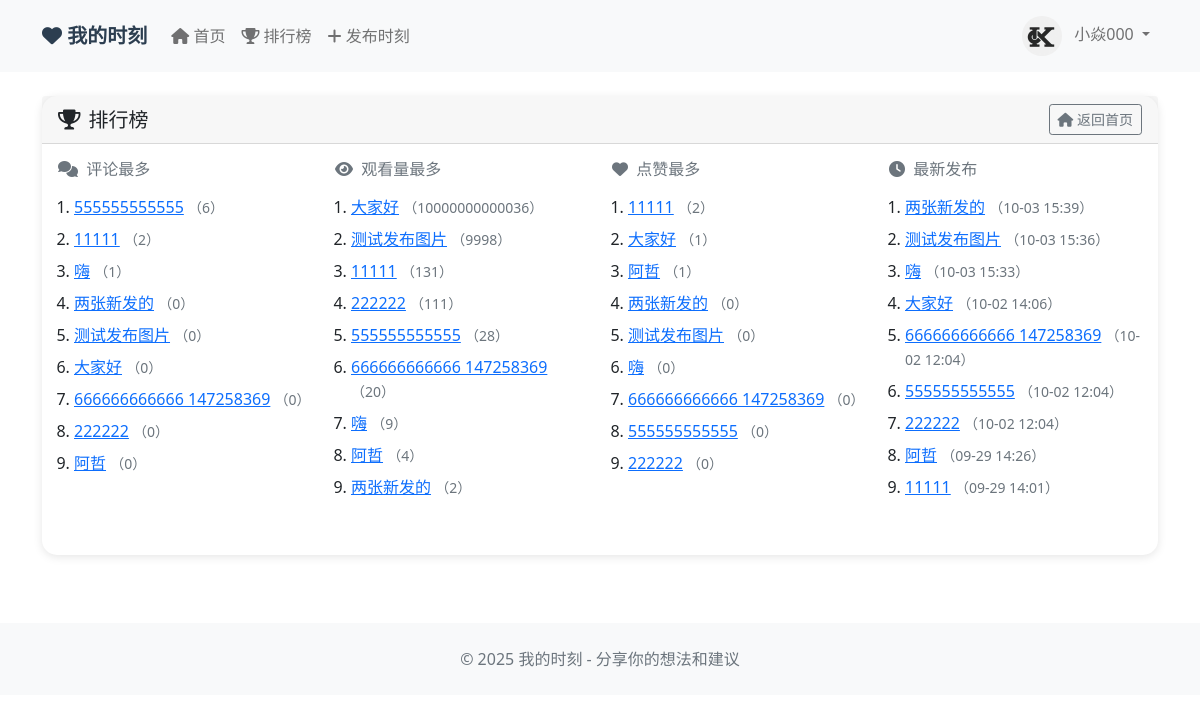
The page /moments/leaderboard/ (signed in) on the database as committed earlier.
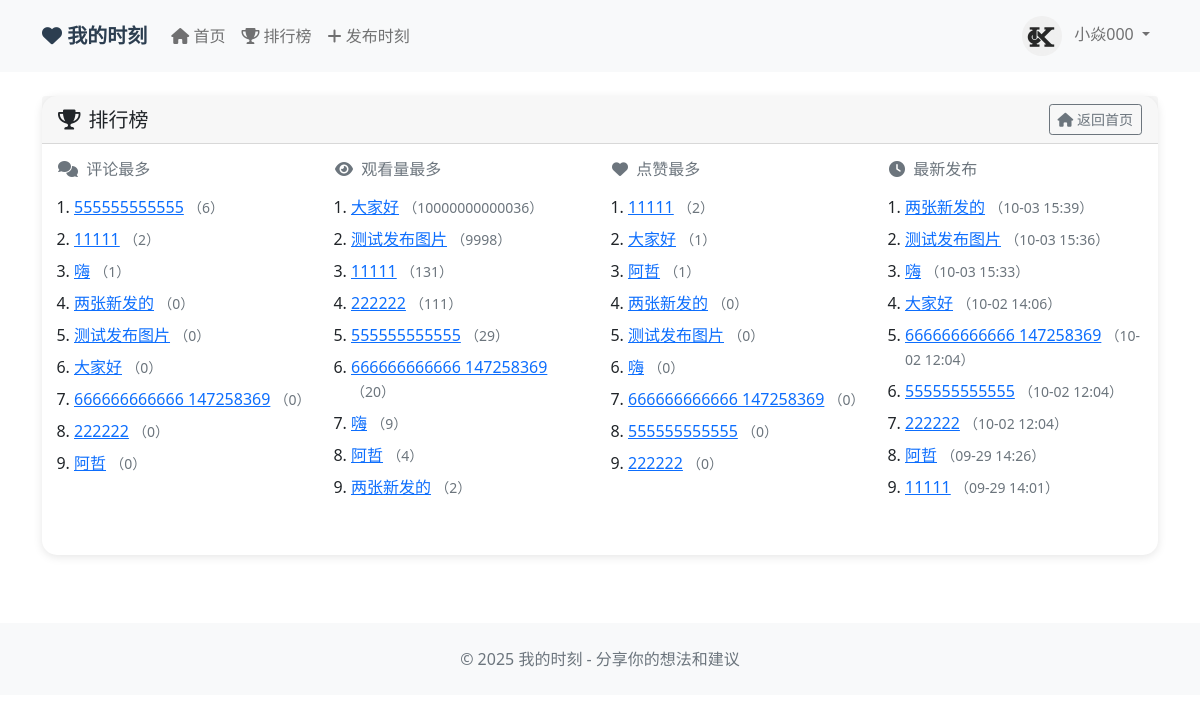
The same page on the database as committed later.
### moments/models.py (models this page shows, shortened)
class UserProfile(models.Model):
    user = models.OneToOneField(User, on_delete=models.CASCADE, related_name='profile')
    nickname = models.CharField(max_length=50, blank=True, verbose_name='昵称')
    avatar = models.ImageField(upload_to='avatars/', blank=True, null=True, verbose_name='头像')
    bio = models.TextField(max_length=500, blank=True, verbose_name='个人简介')
    created_at = models.DateTimeField(auto_now_add=True, verbose_name='创建时间')
    class Meta:
        verbose_name = '用户资料'
        verbose_name_plural = '用户资料'

class Moment(models.Model):
    author = models.ForeignKey(User, on_delete=models.CASCADE, related_name='moments', verbose_name='作者')
    content = models.TextField(max_length=1000, verbose_name='内容')
    created_at = models.DateTimeField(auto_now_add=True, verbose_name='创建时间')
    updated_at = models.DateTimeField(auto_now=True, verbose_name='更新时间')
    likes_count = models.PositiveIntegerField(default=0, verbose_name='点赞数')
    comments_count = models.PositiveIntegerField(default=0, verbose_name='评论数')
    is_public = models.BooleanField(default=True, verbose_name='是否公开')
    views = models.PositiveIntegerField(default=0)

### moments/views.py (the view)
# urls.py: path('leaderboard/', views.leaderboard, name='leaderboard'),
@login_required
def leaderboard(request):
    top_by_comments = (
        Moment.objects.filter(is_public=True)
        .order_by('-comments_count', '-created_at')[:10]
    )
    top_by_views = (
        Moment.objects.filter(is_public=True)
        .order_by('-views', '-created_at')[:10]
    )
    top_by_likes = (
        Moment.objects.filter(is_public=True)
        .order_by('-likes_count', '-created_at')[:10]
    )
    latest_ten = (
        Moment.objects.filter(is_public=True)
        .order_by('-created_at')[:10]
    )
    context = {
        'top_by_comments': top_by_comments,
        'top_by_views': top_by_views,
        'top_by_likes': top_by_likes,
        'latest_ten': latest_ten,
    }
    return render(request, 'moments/leaderboard.html', context)

### moments/templates/moments/leaderboard.html (shortened to what this page needs)
{% extends 'moments/base.html' %}
{% block content %}
<div class="row">
  <div class="col-lg-12">
    <div class="card moment-card">
      <div class="card-header d-flex justify-content-between align-items-center">
        <h5 class="mb-0"><i class="fas fa-trophy me-2"></i>排行榜</h5>
        <a class="btn btn-outline-secondary btn-sm" href="{% url 'moments:moments_list' %}"><i class="fas fa-home"></i> 返回首页</a>
      </div>
      <div class="card-body">
        <div class="row">
          <div class="col-md-6 col-lg-3 mb-4">
            <h6 class="text-muted mb-3"><i class="fas fa-comments me-1"></i> 评论最多</h6>
            <ol class="ps-3">
              {% for m in top_by_comments %}
              <li class="mb-2">
                <a href="{% url 'moments:moment_detail' m.id %}">{{ m.content|truncatechars:32 }}</a>
                <small class="text-muted">（{{ m.comments_count }}）</small>
              </li>
              {% empty %}
              <li class="text-muted">暂无</li>
              {% endfor %}
            </ol>
          </div>
          <div class="col-md-6 col-lg-3 mb-4">
            <h6 class="text-muted mb-3"><i class="fas fa-eye me-1"></i> 观看量最多</h6>
            <ol class="ps-3">
              {% for m in top_by_views %}
              <li class="mb-2">
                <a href="{% url 'moments:moment_detail' m.id %}">{{ m.content|truncatechars:32 }}</a>
                <small class="text-muted">（{{ m.views }}）</small>
              </li>
              {% empty %}
              <li class="text-muted">暂无</li>
              {% endfor %}
            </ol>
          </div>
          <div class="col-md-6 col-lg-3 mb-4">
            <h6 class="text-muted mb-3"><i class="fas fa-heart me-1"></i> 点赞最多</h6>
            <ol class="ps-3">
              {% for m in top_by_likes %}
              <li class="mb-2">
                <a href="{% url 'moments:moment_detail' m.id %}">{{ m.content|truncatechars:32 }}</a>
                <small class="text-muted">（{{ m.likes_count }}）</small>
              </li>
              {% empty %}
              <li class="text-muted">暂无</li>
              {% endfor %}
            </ol>
          </div>
          <div class="col-md-6 col-lg-3 mb-4">
            <h6 class="text-muted mb-3"><i class="fas fa-clock me-1"></i> 最新发布</h6>
            <ol class="ps-3">
              {% for m in latest_ten %}
              <li class="mb-2">
                <a href="{% url 'moments:moment_detail' m.id %}">{{ m.content|truncatechars:32 }}</a>
                <small class="text-muted">（{{ m.created_at|date:'m-d H:i' }}）</small>
              </li>
              {% empty %}
              <li class="text-muted">暂无</li>
              {% endfor %}
            </ol>
          </div>
        </div>
      </div>
    </div>
  </div>
</div>
{% endblock %}

### moments/templates/moments/base.html (shortened to what this page needs)
<!DOCTYPE html>
<html lang="zh-CN">
<head>
    <link href="https://cdn.jsdelivr.net/npm/bootstrap@5.1.3/dist/css/bootstrap.min.css" rel="stylesheet">
    <link href="https://cdnjs.cloudflare.com/ajax/libs/font-awesome/6.0.0/css/all.min.css" rel="stylesheet">
</head>
<body>
    <nav class="navbar navbar-expand-lg navbar-light bg-light">
        <div class="container">
            <a class="navbar-brand" href="{% url 'moments:moments_list' %}">
                <i class="fas fa-heart"></i> 我的时刻
            </a>
            <div class="collapse navbar-collapse" id="navbarNav">
                <ul class="navbar-nav me-auto">
                    <li class="nav-item">
                        <a class="nav-link" href="{% url 'moments:moments_list' %}">
                            <i class="fas fa-home"></i> 首页
                        </a>
                    </li>
                    <li class="nav-item">
                        <a class="nav-link" href="{% url 'moments:leaderboard' %}">
                            <i class="fas fa-trophy"></i> 排行榜
                        </a>
                    </li>
                    {% if user.is_authenticated %}
                    <li class="nav-item">
                        <a class="nav-link" href="{% url 'moments:create_moment' %}">
                            <i class="fas fa-plus"></i> 发布时刻
                        </a>
                    </li>
                    {% endif %}
                </ul>
                <ul class="navbar-nav">
                    {% if user.is_authenticated %}
                        <li class="nav-item dropdown">
                            <a class="nav-link dropdown-toggle" href="#" id="navbarDropdown" role="button" data-bs-toggle="dropdown">
                                {% if user.profile.avatar %}
                                    <img src="{{ user.profile.avatar.url }}" class="avatar me-2">
                                {% else %}
                                    <i class="fas fa-user-circle me-2"></i>
                                {% endif %}
                                {{ user.profile.nickname|default:user.username }}
                            </a>
                        </li>
                    {% endif %}
                </ul>
            </div>
        </div>
    </nav>
    <main class="container mt-4">
        {% block content %}
        {% endblock %}
    </main>
    <footer class="bg-light text-center py-4 mt-5">
        <div class="container">
            <p class="text-muted mb-0">&copy; 2025 我的时刻 - 分享你的想法和建议</p>
        </div>
    </footer>
</body>
</html>

### moments/templates/moments/base.html (style rules this page uses)
.moment-card { border: none; box-shadow: 0 2px 10px rgba(0,0,0,0.1); margin-bottom: 20px; border-radius: 15px; }
.navbar-brand { font-weight: bold; color: #2c3e50 !important; }
.avatar { width: 40px; height: 40px; border-radius: 50%; object-fit: cover; }

Rows that differ between the two databases and show on the page:
changed Moment (number 1 of 9 on the later page): views "28" → "29"
